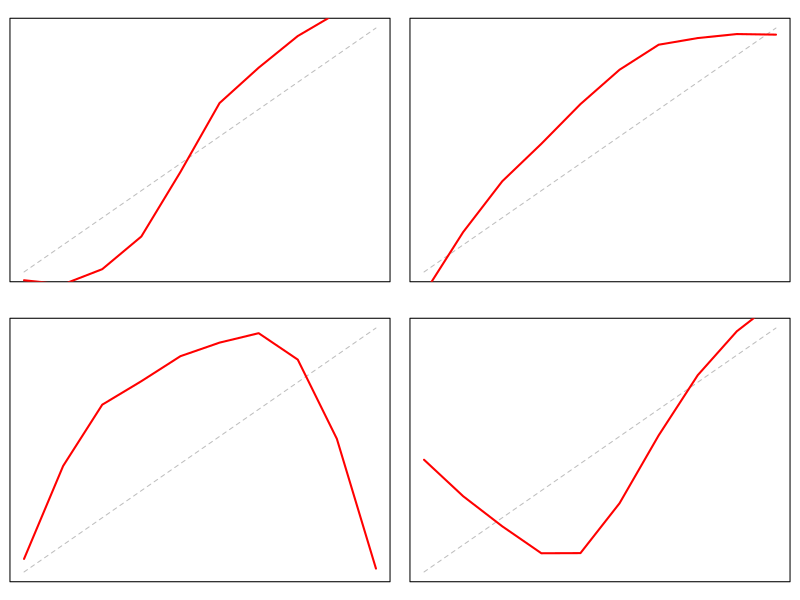

Write R code to recreate this figure.
# FIGURE FOR SEEING HOW WE EXPECT ED t0 AND t1 WILL LOOK
x <- y <- NULL
newPlot <- function() {
  plot(x, x, type = 'n', xlab = '', ylab = '', xaxt = 'n',
       yaxt = 'n')
  lines(x, x, lty = 2, col = 'grey')
}
par(mfrow = c(2,2), mar = c(1, 0.5, 1, 0.5) + 0.1)
x <- 1:10
# panchronic
newPlot()
y <- c(0.5, 1, 1, 2, 5, 7, 9, 9, 11, 11)
lo <- loess(formula = y~x)
lines(predict(object = lo), col = 'red', lwd = 2)
# relict
newPlot()
y <- c(0, 3, 4, 6, 7, 8.5, 9.5, 9.5, 9.5, 9.9)
lo <- loess(formula = y~x)
lines(predict(object = lo), col = 'red', lwd = 2)
# relict + fuse
newPlot()
y <- c(1, 6, 7, 8, 9, 9.5, 9.5, 9.5, 6, 1)
lo <- loess(formula = y~x)
lines(predict(object = lo), col = 'red', lwd = 2)
# relict + panchronic
newPlot()
y <- c(5, 4, 3, 2, 1, 4, 6, 8, 10.5, 10.75)
lo <- loess(formula = y~x)
lines(predict(object = lo), col = 'red', lwd = 2)
